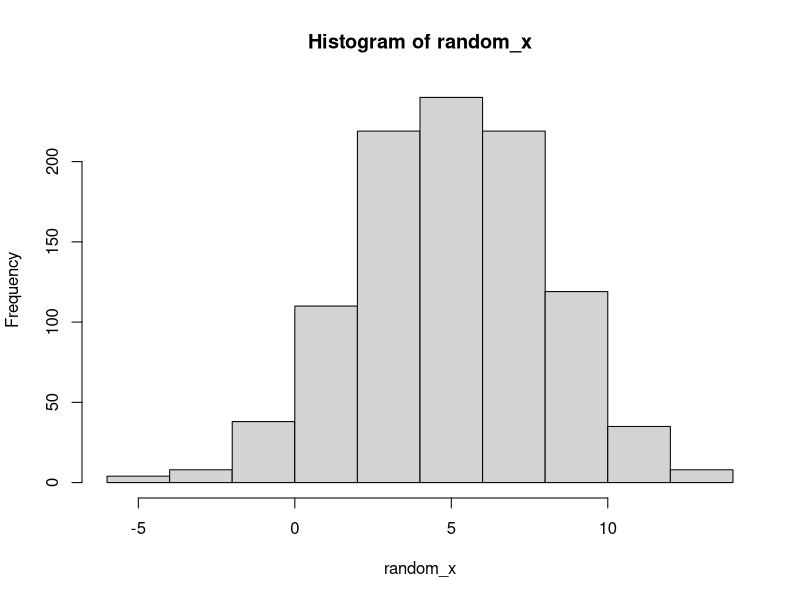
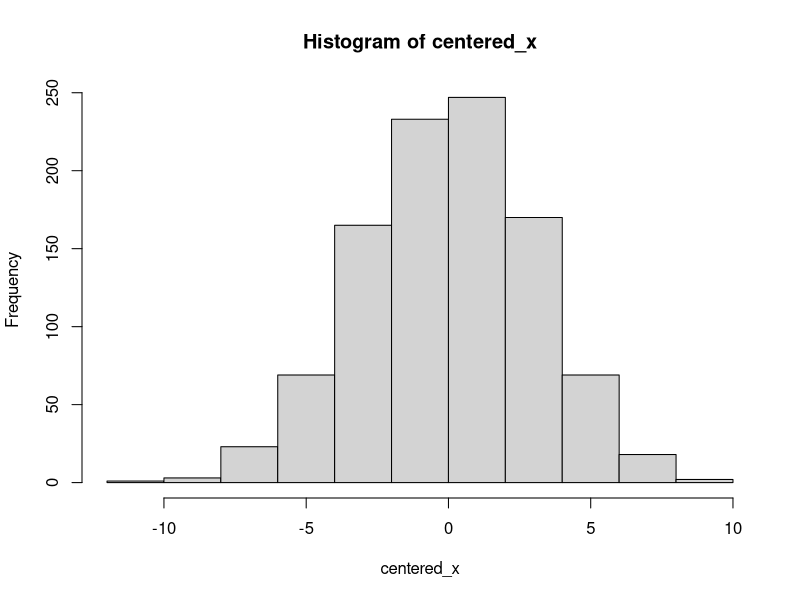
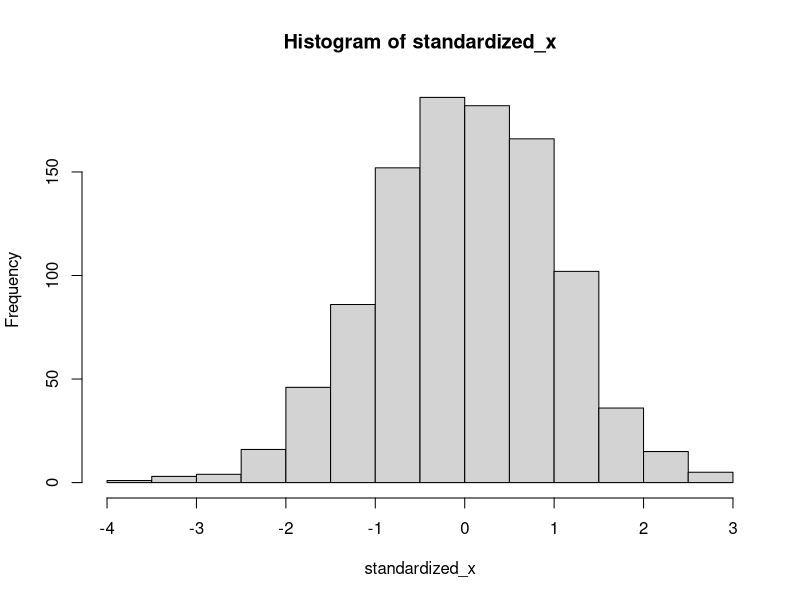

Write the R code that produced these figures, in order.
## ---- chunk 1
knitr::opts_chunk$set(echo = TRUE)
## ---- chunk 2

mean <- 5
sd <- 3
n <- 1000

random_x <- rnorm(n = n, mean = mean, sd = sd)
## ---- chunk 3


hist(random_x)


## ---- chunk 4
sample_mean <- mean(random_x)

centered_x <- random_x - sample_mean

hist(centered_x)

## ---- chunk 5
sample_sd <- sd(random_x)

standardized_x <- centered_x / sample_sd

hist(standardized_x)

